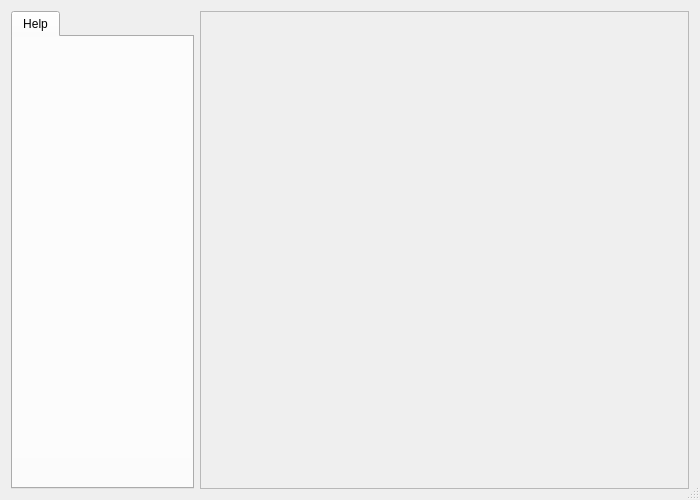
<?xml version="1.0" encoding="UTF-8"?>
<ui version="4.0">
 <class>MeMain</class>
 <widget class="QDialog" name="MeMain">
  <property name="geometry">
   <rect>
    <x>0</x>
    <y>0</y>
    <width>700</width>
    <height>500</height>
   </rect>
  </property>
  <property name="sizePolicy">
   <sizepolicy hsizetype="Minimum" vsizetype="Minimum">
    <horstretch>0</horstretch>
    <verstretch>0</verstretch>
   </sizepolicy>
  </property>
  <property name="minimumSize">
   <size>
    <width>570</width>
    <height>360</height>
   </size>
  </property>
  <property name="windowTitle">
   <string>antiX Linux Install</string>
  </property>
  <property name="sizeGripEnabled">
   <bool>true</bool>
  </property>
  <layout class="QHBoxLayout">
   <item>
    <widget class="QTabWidget" name="mainTabs">
     <property name="sizePolicy">
      <sizepolicy hsizetype="Preferred" vsizetype="Expanding">
       <horstretch>3</horstretch>
       <verstretch>0</verstretch>
      </sizepolicy>
     </property>
     <property name="tabPosition">
      <enum>QTabWidget::North</enum>
     </property>
     <property name="tabShape">
      <enum>QTabWidget::Rounded</enum>
     </property>
     <property name="elideMode">
      <enum>Qt::ElideNone</enum>
     </property>
     <property name="documentMode">
      <bool>false</bool>
     </property>
     <property name="tabsClosable">
      <bool>false</bool>
     </property>
     <property name="movable">
      <bool>false</bool>
     </property>
     <widget class="QWidget" name="tab">
      <attribute name="title">
       <string>Help</string>
      </attribute>
      <widget class="QTextEdit" name="mainHelp">
       <property name="geometry">
        <rect>
         <x>0</x>
         <y>0</y>
         <width>291</width>
         <height>421</height>
        </rect>
       </property>
       <property name="sizePolicy">
        <sizepolicy hsizetype="Preferred" vsizetype="Preferred">
         <horstretch>0</horstretch>
         <verstretch>0</verstretch>
        </sizepolicy>
       </property>
       <property name="styleSheet">
        <string notr="true">background-color: rgba(255, 255, 255, 85);
color: rgb(24, 12, 12);</string>
       </property>
       <property name="frameShape">
        <enum>QFrame::NoFrame</enum>
       </property>
       <property name="frameShadow">
        <enum>QFrame::Plain</enum>
       </property>
       <property name="lineWidth">
        <number>0</number>
       </property>
       <property name="verticalScrollBarPolicy">
        <enum>Qt::ScrollBarAsNeeded</enum>
       </property>
       <property name="horizontalScrollBarPolicy">
        <enum>Qt::ScrollBarAlwaysOff</enum>
       </property>
       <property name="sizeAdjustPolicy">
        <enum>QAbstractScrollArea::AdjustToContents</enum>
       </property>
       <property name="readOnly">
        <bool>true</bool>
       </property>
       <property name="tabStopWidth">
        <number>82</number>
       </property>
      </widget>
      <widget class="QLabel" name="helpbackdrop">
       <property name="geometry">
        <rect>
         <x>0</x>
         <y>0</y>
         <width>291</width>
         <height>371</height>
        </rect>
       </property>
       <property name="frameShape">
        <enum>QFrame::NoFrame</enum>
       </property>
       <property name="frameShadow">
        <enum>QFrame::Plain</enum>
       </property>
       <property name="lineWidth">
        <number>0</number>
       </property>
       <property name="text">
        <string/>
       </property>
       <property name="pixmap">
        <pixmap>../../../../usr/share/gazelle-installer-data/backdrop-textbox.png</pixmap>
       </property>
       <property name="scaledContents">
        <bool>true</bool>
       </property>
      </widget>
      <zorder>helpbackdrop</zorder>
      <zorder>mainHelp</zorder>
     </widget>
    </widget>
   </item>
   <item>
    <widget class="QFrame" name="mainFrame">
     <property name="sizePolicy">
      <sizepolicy hsizetype="Expanding" vsizetype="Expanding">
       <horstretch>8</horstretch>
       <verstretch>0</verstretch>
      </sizepolicy>
     </property>
     <property name="frameShape">
      <enum>QFrame::StyledPanel</enum>
     </property>
     <property name="frameShadow">
      <enum>QFrame::Raised</enum>
     </property>
     <property name="lineWidth">
      <number>0</number>
     </property>
    </widget>
   </item>
  </layout>
 </widget>
 <layoutdefault spacing="6" margin="11"/>
 <resources/>
 <connections/>
</ui>
